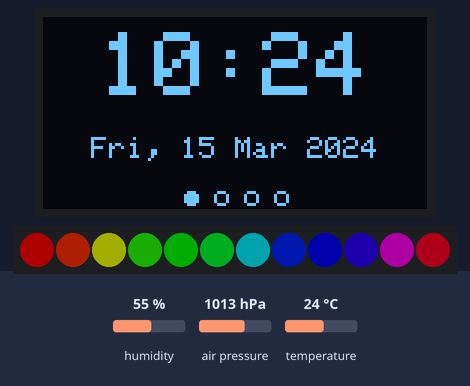
Recording of a program running on a simulated ESP32. Parts: 128×64 one-colour display, 12 RGB LEDs in strip order, left to right. The test bench sets the inputs (shaded band); at power-on: temperature 24 °C, humidity 55 %, air pressure 1013 hPa. Dim RGB values are drawn brighter than linear; WiFi joins after 1.5 s; servers stay silent unless stated; the local clock reads 2024-03-15 10:24:30 at power-on unless the program sets it; what the program prints to the serial monitor is not drawn.

Above: at 8.1 s.
8.2 s: temperature set to 41 °C
At 16.7 s:
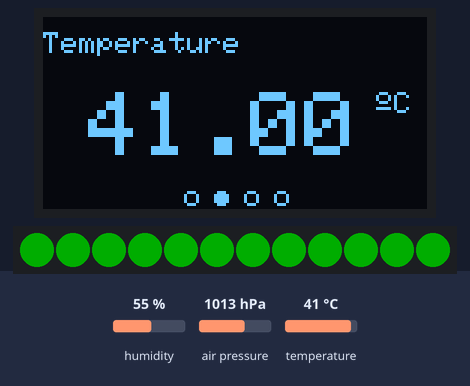
17.1 s: humidity set to 22 %
At 24.2 s:
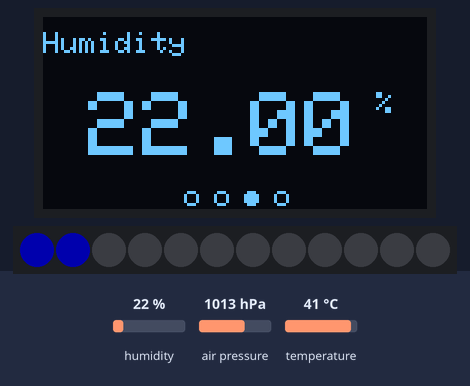
40.7 s: temperature set to 2 °C
At 48.2 s:
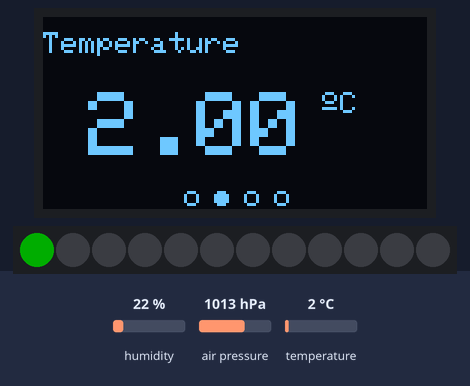
Timing chart, 0 to 49.7 s (numbered marks = the images above; inputs shaded):
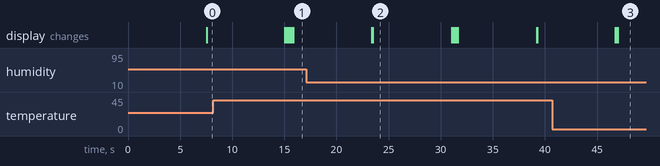

Measured:
- what the display in image 2 shows lasts 7.6 s, from 23.5 s to 31.1 s

The program:

main.cpp
```cpp
#include <Arduino.h>
#include <Adafruit_NeoPixel.h>
#include <Wire.h>
#include <Adafruit_GFX.h>
#include <Adafruit_SSD1306.h>
#include <Adafruit_Sensor.h>
#include <Adafruit_BME280.h>
#include <WiFi.h>
#include <time.h>
#include "Adafruit_I2CDevice.h"
#include "ESPAsyncWebServer.h"


//------------------Servidor Web en puerto 80---------------------
WiFiServer server(80);

// Insert your network credentials
const char* ssid     = "Telefedu";
const char* password = "3e6eb1e28071";

//---------------------VARIABLES GLOBALES-------------------------
int contconexion = 0;

String header; // Variable para guardar el HTTP request

//------------------------CODIGO HTML------------------------------
String paginaInicio = "<!DOCTYPE html>"
"<html>"
"<head>"
"<meta charset='utf-8' />"
"<META HTTP-EQUIV='Refresh' CONTENT='1'>"
"<title> Informacion Actual </title>"
"</head>"
"<body>"
"<center>"
"<h1> <u> Informacion Actual </u> </h1>"
"<br>"
"</center>";


String Temperatura =
"<h2> <ul> <li> Temperature: </li> </ul> </h2>"
"<h2><h2>";

String Humedad =
"<h2> <ul> <li> Humidity: </li> </ul> </h2>"
"<h2><h2><br>";

String Presion =
"<h2> <ul> <li> Pressure: </li> </ul> </h2>"
"<h2><h2><br>";

String paginaFin =
"</body>"
"</html>";

// NTP Server Details
const char* ntpServer = "pool.ntp.org";
const long  gmtOffset_sec = 0;
const int   daylightOffset_sec = 7200;

// OLED Display
#define SCREEN_WIDTH 128  // OLED display width, in pixels
#define SCREEN_HEIGHT 64  // OLED display height, in pixels

#define I2Cdisplay_SDA 21
#define I2Cdisplay_SCL 22
TwoWire I2Cdisplay = TwoWire(1);

Adafruit_SSD1306 display(SCREEN_WIDTH, SCREEN_HEIGHT, &I2Cdisplay, -1);

// WS2812B Addressable RGB LEDs
#define LED_PIN    27  // GPIO the LEDs are connected to
#define LED_COUNT  12  // Number of LEDs
Adafruit_NeoPixel strip(LED_COUNT, LED_PIN, NEO_GRB + NEO_KHZ800);

// BME280
#define I2C_SDA 21
#define I2C_SCL 22
TwoWire I2CBME = TwoWire(0);
Adafruit_BME280 bme;

// LDR (Light Dependent Resistor)
#define ldr  33

// Screens
int displayScreenNum = 0;
int displayScreenNumMax = 3;

unsigned long lastTimer = 0;
unsigned long timerDelay = 7500;

// Clear the LEDs
void colorWipe(uint32_t color, int wait, int numNeoPixels) {
  for(int i=0; i<numNeoPixels; i++) { // For each pixel in strip...
    strip.setPixelColor(i, color);         //  Set pixel's color (in RAM)
    strip.show();                          //  Update strip to match
    delay(wait);                           //  Pause for a moment
  }
}

// Rainbow cycle along all LEDs. Pass delay time (in ms) between frames.
void rainbow(int wait) {
  long firstPixelHue = 256;
    for(int i=0; i<strip.numPixels(); i++) { // For each pixel in strip...
      int pixelHue = firstPixelHue + (i * 65536L / strip.numPixels());
      strip.setPixelColor(i, strip.gamma32(strip.ColorHSV(pixelHue)));
    }
    strip.show(); // Update strip with new contents
    delay(wait);  // Pause for a moment
}

// Create display marker for each screen
void displayIndicator(int displayNumber) {
  int xCoordinates[5] = {49, 59, 69, 79};
  for (int i =0; i<4; i++) {
    if (i == displayNumber) {
      display.fillCircle(xCoordinates[i], 60, 2, WHITE);
    }
    else {
      display.drawCircle(xCoordinates[i], 60, 2, WHITE);
    }
  }
}

//SCREEN NUMBER 0: DATE AND TIME
void displayLocalTime(){
  struct tm timeinfo;
  if(!getLocalTime(&timeinfo)){
    Serial.println("Failed to obtain time");
  }
  Serial.println(&timeinfo, "%A, %B %d %Y %H:%M:%S");

  //GET DATE
  //Get full weekday name
  char weekDay[10];
  strftime(weekDay, sizeof(weekDay), "%a", &timeinfo);
  //Get day of month
  char dayMonth[4];
  strftime(dayMonth, sizeof(dayMonth), "%d", &timeinfo);
  //Get abbreviated month name
  char monthName[5];
  strftime(monthName, sizeof(monthName), "%b", &timeinfo);
  //Get year
  char year[6];
  strftime(year, sizeof(year), "%Y", &timeinfo);

  //GET TIME
  //Get hour (12 hour format)
  /*char hour[4];
  strftime(hour, sizeof(hour), "%I", &timeinfo);*/

  //Get hour (24 hour format)
  char hour[4];
  strftime(hour, sizeof(hour), "%H", &timeinfo);
  //Get minute
  char minute[4];
  strftime(minute, sizeof(minute), "%M", &timeinfo);

  //Display Date and Time on OLED display
  display.clearDisplay();
  display.setTextColor(WHITE);
  display.setTextSize(3);
  display.setCursor(19,5);
  display.print(hour);
  display.print(":");
  display.print(minute);
  display.setTextSize(1);
  display.setCursor(16,40);
  display.print(weekDay);
  display.print(", ");
  display.print(dayMonth);
  display.print(" ");
  display.print(monthName);
  display.print(" ");
  display.print(year);
  displayIndicator(displayScreenNum);
  display.display();
  rainbow(10);
}

// SCREEN NUMBER 1: TEMPERATURE
void displayTemperature(){
  display.clearDisplay();
  display.setTextSize(1);
  display.setCursor(0, 5);
  display.print("Temperature ");
  display.setTextSize(3);
  display.setCursor(15, 25);
  delay(200);
  float temperature = bme.readTemperature();
  temperature = bme.readTemperature();
  display.print(temperature);
  display.cp437(true);
  display.setTextSize(1);
  display.print(" ");
  display.write(167);
  display.print("C");
  display.setCursor(0, 34);
  display.setTextSize(1);
  displayIndicator(displayScreenNum);
  display.display();
  int temperaturePer = map(temperature, -5, 36, 0, LED_COUNT-1);
  colorWipe(strip.Color(0,   255,   0), 50, temperaturePer);
}

// SCREEN NUMBER 2: HUMIDITY
void displayHumidity(){
  display.clearDisplay();
  display.setTextSize(1);
  display.setCursor(0, 5);
  display.print("Humidity ");
  display.setTextColor(WHITE);
  display.setTextSize(3);
  display.setCursor(15, 25);
  float humidity = bme.readHumidity();
  display.print(humidity);
  display.setTextSize(1);
  display.print(" %");
  display.setCursor(0, 34);
  display.setTextSize(1);
  displayIndicator(displayScreenNum);
  display.display();
  int humidityPer = map(humidity, 0, 100, 0, LED_COUNT-1);
  colorWipe(strip.Color(0,   0,   255), 50, humidityPer);
}

// SCREEN NUMBER 3: PRESSURE
void displayPressure(){
  display.clearDisplay();
  display.setTextSize(1);
  display.setCursor(0, 5);
  display.print("Pressure ");
  display.setTextSize(2);
  display.setCursor(15, 25);
  display.print(bme.readPressure()/100.0F);
  display.setTextSize(1);
  display.print(" hpa");
  display.setCursor(0, 34);
  display.setTextSize(1);
  displayIndicator(displayScreenNum);
  display.display();
  colorWipe(strip.Color(255,   0,   255), 50, 12);
}

// Display the right screen accordingly to the displayScreenNum
void updateScreen() {
  colorWipe(strip.Color(0, 0, 0), 1, LED_COUNT);
  if (displayScreenNum == 0){
    displayLocalTime();
  }
  else if (displayScreenNum == 1) {
    displayTemperature();
  }
  else if (displayScreenNum ==2){
    displayHumidity();
  }
  else {
    displayPressure();
  }
}

void setup() {
  Serial.begin(115200);

  I2CBME.begin(I2C_SDA, I2C_SCL, 100000);
  I2Cdisplay.begin(I2Cdisplay_SDA, I2Cdisplay_SCL, 100000);

  // Initialize OLED Display
  if(!display.begin(SSD1306_SWITCHCAPVCC, 0x3C)) {
    Serial.println(F("SSD1306 allocation failed"));
    for(;;);
  }
  display.clearDisplay();
  display.setTextColor(WHITE);

  // Initialize BME280
  bool status = bme.begin(0x76, &I2CBME);
  if (!status) {
    Serial.println("Could not find a valid BME280 sensor, check wiring!");
    while (1);
  }

  // Initialize WS2812B LEDs
  strip.begin();           // INITIALIZE NeoPixel strip object (REQUIRED)
  strip.show();            // Turn OFF all pixels ASAP
  strip.setBrightness(50); // Set BRIGHTNESS to about 1/5 (max = 255)

  // Connect to Wi-Fi
  Serial.print("Connecting to ");
  Serial.println(ssid);
  WiFi.begin(ssid, password);
  //Cuenta hasta 50 si no se puede conectar lo cancela
  while (WiFi.status() != WL_CONNECTED and contconexion <50) {
    ++contconexion;
    delay(500);
    Serial.print(".");
  }

  if (contconexion <50) {
      Serial.println("");
      Serial.println("WiFi conectado");
      Serial.println(WiFi.localIP());
      server.begin(); // iniciamos el servidor
  }
  else {
      Serial.println("");
      Serial.println("Error de conexion");
  }

  // Init and get the time
  configTime(gmtOffset_sec, daylightOffset_sec, ntpServer);
}

void loop() {

  // Change screen every 7.5 seconds (timerDelay variable)
  if ((millis() - lastTimer) > timerDelay) {
    updateScreen();
    Serial.println(displayScreenNum);
    if(displayScreenNum < displayScreenNumMax) {
      displayScreenNum++;
    }
    else {
      displayScreenNum = 0;
    }
    lastTimer = millis();
  }

  //WEB
  WiFiClient client = server.available();   // Escucha a los clientes entrantes

  if (client) {                             // Si se conecta un nuevo cliente
    Serial.println("New Client.");          //
    String currentLine = "";                //
    while (client.connected()) {            // loop mientras el cliente est谩 conectado
      if (client.available()) {             // si hay bytes para leer desde el cliente
        char c = client.read();             // lee un byte
        Serial.write(c);                    // imprime ese byte en el monitor serial
        header += c;
        if (c == '\n') {                    // si el byte es un caracter de salto de linea
          // si la nueva linea est谩 en blanco significa que es el fin del
          // HTTP request del cliente, entonces respondemos:
          if (currentLine.length() == 0) {
            client.println("HTTP/1.1 200 OK");
            client.println("Content-type:text/html");
            client.println("Connection: close");
            client.println();

            // Muestra la p谩gina web
            float temperature = bme.readTemperature();
            float humidity = bme.readHumidity();
            float pressure = bme.readPressure()/100.0F;
            //int ldrReading = map(analogRead(ldr), 0, 4095, 100, 0);
            client.println(paginaInicio + Temperatura + String(temperature) + Humedad + String(humidity) + Presion + String(pressure) + paginaFin);

            // la respuesta HTTP temina con una linea en blanco
            client.println();
            break;
          } else { // si tenemos una nueva linea limpiamos currentLine
            currentLine = "";
          }
        } else if (c != '\r') {  // si C es distinto al caracter de retorno de carro
          currentLine += c;      // lo agrega al final de currentLine
        }
      }
    }
    // Limpiamos la variable header
    header = "";
    // Cerramos la conexion
    client.stop();
    Serial.println("Client disconnected.");
    Serial.println("");
  }
}
```
